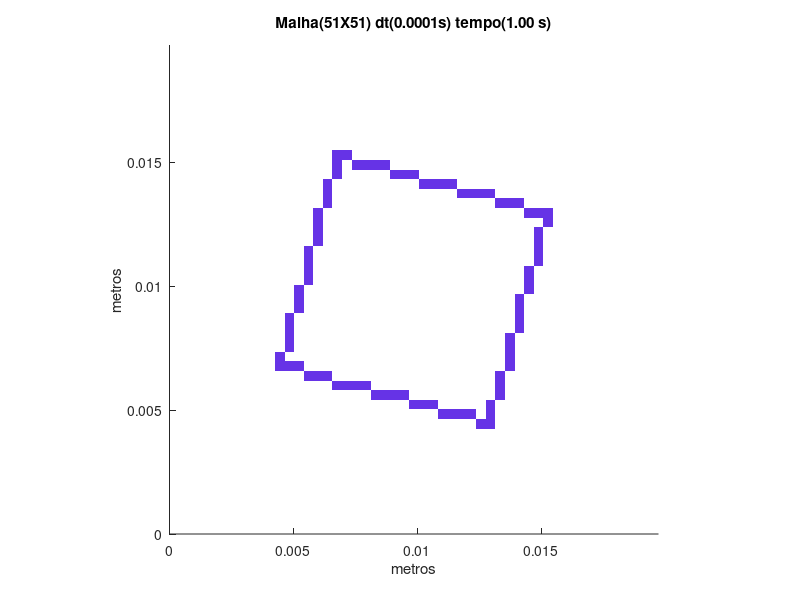

This chart was generated by the following MATLAB code:
set (gca,'PlotBoxAspectRatio',[1 1 1],'Xlim',[0,0.019735417997322],'Ylim',[0,0.019735417997322])
hold on
title('Malha(51X51) dt(0.0001s) tempo(1.00 s)')
hold on
ylabel('metros')
hold on
xlabel('metros')
hold on

fill([0.0123830073708687 0.0123830073708687 0.0127699763512084 0.0127699763512084],[0.00425665878373612 0.00464362776407577 0.00464362776407577 0.00425665878373612],[0.4,0.2,0.9],'LineStyle','none')

fill([0.0127699763512084 0.0127699763512084 0.013156945331548 0.013156945331548],[0.00425665878373612 0.00464362776407577 0.00464362776407577 0.00425665878373612],[0.4,0.2,0.9],'LineStyle','none')

fill([0.0108351314495101 0.0108351314495101 0.0112221004298498 0.0112221004298498],[0.00464362776407577 0.00503059674441541 0.00503059674441541 0.00464362776407577],[0.4,0.2,0.9],'LineStyle','none')

fill([0.0112221004298498 0.0112221004298498 0.0116090694101894 0.0116090694101894],[0.00464362776407577 0.00503059674441541 0.00503059674441541 0.00464362776407577],[0.4,0.2,0.9],'LineStyle','none')

fill([0.0116090694101894 0.0116090694101894 0.0119960383905291 0.0119960383905291],[0.00464362776407577 0.00503059674441541 0.00503059674441541 0.00464362776407577],[0.4,0.2,0.9],'LineStyle','none')

fill([0.0119960383905291 0.0119960383905291 0.0123830073708687 0.0123830073708687],[0.00464362776407577 0.00503059674441541 0.00503059674441541 0.00464362776407577],[0.4,0.2,0.9],'LineStyle','none')

fill([0.0127699763512084 0.0127699763512084 0.013156945331548 0.013156945331548],[0.00464362776407577 0.00503059674441541 0.00503059674441541 0.00464362776407577],[0.4,0.2,0.9],'LineStyle','none')

fill([0.00967422450849118 0.00967422450849118 0.0100611934888308 0.0100611934888308],[0.00503059674441541 0.00541756572475506 0.00541756572475506 0.00503059674441541],[0.4,0.2,0.9],'LineStyle','none')

fill([0.0100611934888308 0.0100611934888308 0.0104481624691705 0.0104481624691705],[0.00503059674441541 0.00541756572475506 0.00541756572475506 0.00503059674441541],[0.4,0.2,0.9],'LineStyle','none')

fill([0.0104481624691705 0.0104481624691705 0.0108351314495101 0.0108351314495101],[0.00503059674441541 0.00541756572475506 0.00541756572475506 0.00503059674441541],[0.4,0.2,0.9],'LineStyle','none')

fill([0.0127699763512084 0.0127699763512084 0.013156945331548 0.013156945331548],[0.00503059674441541 0.00541756572475506 0.00541756572475506 0.00503059674441541],[0.4,0.2,0.9],'LineStyle','none')

fill([0.00812634858713259 0.00812634858713259 0.00851331756747224 0.00851331756747224],[0.00541756572475506 0.00580453470509471 0.00580453470509471 0.00541756572475506],[0.4,0.2,0.9],'LineStyle','none')

fill([0.00851331756747224 0.00851331756747224 0.00890028654781188 0.00890028654781188],[0.00541756572475506 0.00580453470509471 0.00580453470509471 0.00541756572475506],[0.4,0.2,0.9],'LineStyle','none')

fill([0.00890028654781188 0.00890028654781188 0.00928725552815153 0.00928725552815153],[0.00541756572475506 0.00580453470509471 0.00580453470509471 0.00541756572475506],[0.4,0.2,0.9],'LineStyle','none')

fill([0.00928725552815153 0.00928725552815153 0.00967422450849118 0.00967422450849118],[0.00541756572475506 0.00580453470509471 0.00580453470509471 0.00541756572475506],[0.4,0.2,0.9],'LineStyle','none')

fill([0.013156945331548 0.013156945331548 0.0135439143118876 0.0135439143118876],[0.00541756572475506 0.00580453470509471 0.00580453470509471 0.00541756572475506],[0.4,0.2,0.9],'LineStyle','none')

fill([0.006578472665774 0.006578472665774 0.00696544164611365 0.00696544164611365],[0.00580453470509471 0.00619150368543435 0.00619150368543435 0.00580453470509471],[0.4,0.2,0.9],'LineStyle','none')

fill([0.00696544164611365 0.00696544164611365 0.00735241062645329 0.00735241062645329],[0.00580453470509471 0.00619150368543435 0.00619150368543435 0.00580453470509471],[0.4,0.2,0.9],'LineStyle','none')

fill([0.00735241062645329 0.00735241062645329 0.00773937960679294 0.00773937960679294],[0.00580453470509471 0.00619150368543435 0.00619150368543435 0.00580453470509471],[0.4,0.2,0.9],'LineStyle','none')

fill([0.00773937960679294 0.00773937960679294 0.00812634858713259 0.00812634858713259],[0.00580453470509471 0.00619150368543435 0.00619150368543435 0.00580453470509471],[0.4,0.2,0.9],'LineStyle','none')

fill([0.013156945331548 0.013156945331548 0.0135439143118876 0.0135439143118876],[0.00580453470509471 0.00619150368543435 0.00619150368543435 0.00580453470509471],[0.4,0.2,0.9],'LineStyle','none')

fill([0.00541756572475506 0.00541756572475506 0.00580453470509471 0.00580453470509471],[0.00619150368543435 0.006578472665774 0.006578472665774 0.00619150368543435],[0.4,0.2,0.9],'LineStyle','none')

fill([0.00580453470509471 0.00580453470509471 0.00619150368543435 0.00619150368543435],[0.00619150368543435 0.006578472665774 0.006578472665774 0.00619150368543435],[0.4,0.2,0.9],'LineStyle','none')

fill([0.00619150368543435 0.00619150368543435 0.006578472665774 0.006578472665774],[0.00619150368543435 0.006578472665774 0.006578472665774 0.00619150368543435],[0.4,0.2,0.9],'LineStyle','none')

fill([0.013156945331548 0.013156945331548 0.0135439143118876 0.0135439143118876],[0.00619150368543435 0.006578472665774 0.006578472665774 0.00619150368543435],[0.4,0.2,0.9],'LineStyle','none')

fill([0.00425665878373612 0.00425665878373612 0.00464362776407577 0.00464362776407577],[0.006578472665774 0.00696544164611365 0.00696544164611365 0.006578472665774],[0.4,0.2,0.9],'LineStyle','none')

fill([0.00464362776407577 0.00464362776407577 0.00503059674441541 0.00503059674441541],[0.006578472665774 0.00696544164611365 0.00696544164611365 0.006578472665774],[0.4,0.2,0.9],'LineStyle','none')

fill([0.00503059674441541 0.00503059674441541 0.00541756572475506 0.00541756572475506],[0.006578472665774 0.00696544164611365 0.00696544164611365 0.006578472665774],[0.4,0.2,0.9],'LineStyle','none')

fill([0.0135439143118876 0.0135439143118876 0.0139308832922273 0.0139308832922273],[0.006578472665774 0.00696544164611365 0.00696544164611365 0.006578472665774],[0.4,0.2,0.9],'LineStyle','none')

fill([0.00425665878373612 0.00425665878373612 0.00464362776407577 0.00464362776407577],[0.00696544164611365 0.00735241062645329 0.00735241062645329 0.00696544164611365],[0.4,0.2,0.9],'LineStyle','none')

fill([0.0135439143118876 0.0135439143118876 0.0139308832922273 0.0139308832922273],[0.00696544164611365 0.00735241062645329 0.00735241062645329 0.00696544164611365],[0.4,0.2,0.9],'LineStyle','none')

fill([0.00464362776407577 0.00464362776407577 0.00503059674441541 0.00503059674441541],[0.00735241062645329 0.00773937960679294 0.00773937960679294 0.00735241062645329],[0.4,0.2,0.9],'LineStyle','none')

fill([0.0135439143118876 0.0135439143118876 0.0139308832922273 0.0139308832922273],[0.00735241062645329 0.00773937960679294 0.00773937960679294 0.00735241062645329],[0.4,0.2,0.9],'LineStyle','none')

fill([0.00464362776407577 0.00464362776407577 0.00503059674441541 0.00503059674441541],[0.00773937960679294 0.00812634858713259 0.00812634858713259 0.00773937960679294],[0.4,0.2,0.9],'LineStyle','none')

fill([0.0135439143118876 0.0135439143118876 0.0139308832922273 0.0139308832922273],[0.00773937960679294 0.00812634858713259 0.00812634858713259 0.00773937960679294],[0.4,0.2,0.9],'LineStyle','none')

fill([0.00464362776407577 0.00464362776407577 0.00503059674441541 0.00503059674441541],[0.00812634858713259 0.00851331756747224 0.00851331756747224 0.00812634858713259],[0.4,0.2,0.9],'LineStyle','none')

fill([0.0139308832922273 0.0139308832922273 0.0143178522725669 0.0143178522725669],[0.00812634858713259 0.00851331756747224 0.00851331756747224 0.00812634858713259],[0.4,0.2,0.9],'LineStyle','none')

fill([0.00464362776407577 0.00464362776407577 0.00503059674441541 0.00503059674441541],[0.00851331756747224 0.00890028654781188 0.00890028654781188 0.00851331756747224],[0.4,0.2,0.9],'LineStyle','none')

fill([0.0139308832922273 0.0139308832922273 0.0143178522725669 0.0143178522725669],[0.00851331756747224 0.00890028654781188 0.00890028654781188 0.00851331756747224],[0.4,0.2,0.9],'LineStyle','none')

fill([0.00503059674441541 0.00503059674441541 0.00541756572475506 0.00541756572475506],[0.00890028654781188 0.00928725552815153 0.00928725552815153 0.00890028654781188],[0.4,0.2,0.9],'LineStyle','none')

fill([0.0139308832922273 0.0139308832922273 0.0143178522725669 0.0143178522725669],[0.00890028654781188 0.00928725552815153 0.00928725552815153 0.00890028654781188],[0.4,0.2,0.9],'LineStyle','none')

fill([0.00503059674441541 0.00503059674441541 0.00541756572475506 0.00541756572475506],[0.00928725552815153 0.00967422450849118 0.00967422450849118 0.00928725552815153],[0.4,0.2,0.9],'LineStyle','none')

fill([0.0139308832922273 0.0139308832922273 0.0143178522725669 0.0143178522725669],[0.00928725552815153 0.00967422450849118 0.00967422450849118 0.00928725552815153],[0.4,0.2,0.9],'LineStyle','none')

fill([0.00503059674441541 0.00503059674441541 0.00541756572475506 0.00541756572475506],[0.00967422450849118 0.0100611934888308 0.0100611934888308 0.00967422450849118],[0.4,0.2,0.9],'LineStyle','none')

fill([0.0143178522725669 0.0143178522725669 0.0147048212529066 0.0147048212529066],[0.00967422450849118 0.0100611934888308 0.0100611934888308 0.00967422450849118],[0.4,0.2,0.9],'LineStyle','none')

fill([0.00541756572475506 0.00541756572475506 0.00580453470509471 0.00580453470509471],[0.0100611934888308 0.0104481624691705 0.0104481624691705 0.0100611934888308],[0.4,0.2,0.9],'LineStyle','none')

fill([0.0143178522725669 0.0143178522725669 0.0147048212529066 0.0147048212529066],[0.0100611934888308 0.0104481624691705 0.0104481624691705 0.0100611934888308],[0.4,0.2,0.9],'LineStyle','none')

fill([0.00541756572475506 0.00541756572475506 0.00580453470509471 0.00580453470509471],[0.0104481624691705 0.0108351314495101 0.0108351314495101 0.0104481624691705],[0.4,0.2,0.9],'LineStyle','none')

fill([0.0143178522725669 0.0143178522725669 0.0147048212529066 0.0147048212529066],[0.0104481624691705 0.0108351314495101 0.0108351314495101 0.0104481624691705],[0.4,0.2,0.9],'LineStyle','none')

fill([0.00541756572475506 0.00541756572475506 0.00580453470509471 0.00580453470509471],[0.0108351314495101 0.0112221004298498 0.0112221004298498 0.0108351314495101],[0.4,0.2,0.9],'LineStyle','none')

fill([0.0147048212529066 0.0147048212529066 0.0150917902332462 0.0150917902332462],[0.0108351314495101 0.0112221004298498 0.0112221004298498 0.0108351314495101],[0.4,0.2,0.9],'LineStyle','none')

fill([0.00541756572475506 0.00541756572475506 0.00580453470509471 0.00580453470509471],[0.0112221004298498 0.0116090694101894 0.0116090694101894 0.0112221004298498],[0.4,0.2,0.9],'LineStyle','none')

fill([0.0147048212529066 0.0147048212529066 0.0150917902332462 0.0150917902332462],[0.0112221004298498 0.0116090694101894 0.0116090694101894 0.0112221004298498],[0.4,0.2,0.9],'LineStyle','none')

fill([0.00580453470509471 0.00580453470509471 0.00619150368543435 0.00619150368543435],[0.0116090694101894 0.0119960383905291 0.0119960383905291 0.0116090694101894],[0.4,0.2,0.9],'LineStyle','none')

fill([0.0147048212529066 0.0147048212529066 0.0150917902332462 0.0150917902332462],[0.0116090694101894 0.0119960383905291 0.0119960383905291 0.0116090694101894],[0.4,0.2,0.9],'LineStyle','none')

fill([0.00580453470509471 0.00580453470509471 0.00619150368543435 0.00619150368543435],[0.0119960383905291 0.0123830073708687 0.0123830073708687 0.0119960383905291],[0.4,0.2,0.9],'LineStyle','none')

fill([0.0147048212529066 0.0147048212529066 0.0150917902332462 0.0150917902332462],[0.0119960383905291 0.0123830073708687 0.0123830073708687 0.0119960383905291],[0.4,0.2,0.9],'LineStyle','none')

fill([0.00580453470509471 0.00580453470509471 0.00619150368543435 0.00619150368543435],[0.0123830073708687 0.0127699763512084 0.0127699763512084 0.0123830073708687],[0.4,0.2,0.9],'LineStyle','none')

fill([0.0150917902332462 0.0150917902332462 0.0154787592135859 0.0154787592135859],[0.0123830073708687 0.0127699763512084 0.0127699763512084 0.0123830073708687],[0.4,0.2,0.9],'LineStyle','none')

fill([0.00580453470509471 0.00580453470509471 0.00619150368543435 0.00619150368543435],[0.0127699763512084 0.013156945331548 0.013156945331548 0.0127699763512084],[0.4,0.2,0.9],'LineStyle','none')

fill([0.0143178522725669 0.0143178522725669 0.0147048212529066 0.0147048212529066],[0.0127699763512084 0.013156945331548 0.013156945331548 0.0127699763512084],[0.4,0.2,0.9],'LineStyle','none')

fill([0.0147048212529066 0.0147048212529066 0.0150917902332462 0.0150917902332462],[0.0127699763512084 0.013156945331548 0.013156945331548 0.0127699763512084],[0.4,0.2,0.9],'LineStyle','none')

fill([0.0150917902332462 0.0150917902332462 0.0154787592135859 0.0154787592135859],[0.0127699763512084 0.013156945331548 0.013156945331548 0.0127699763512084],[0.4,0.2,0.9],'LineStyle','none')

fill([0.00619150368543435 0.00619150368543435 0.006578472665774 0.006578472665774],[0.013156945331548 0.0135439143118876 0.0135439143118876 0.013156945331548],[0.4,0.2,0.9],'LineStyle','none')

fill([0.013156945331548 0.013156945331548 0.0135439143118876 0.0135439143118876],[0.013156945331548 0.0135439143118876 0.0135439143118876 0.013156945331548],[0.4,0.2,0.9],'LineStyle','none')

fill([0.0135439143118876 0.0135439143118876 0.0139308832922273 0.0139308832922273],[0.013156945331548 0.0135439143118876 0.0135439143118876 0.013156945331548],[0.4,0.2,0.9],'LineStyle','none')

fill([0.0139308832922273 0.0139308832922273 0.0143178522725669 0.0143178522725669],[0.013156945331548 0.0135439143118876 0.0135439143118876 0.013156945331548],[0.4,0.2,0.9],'LineStyle','none')

fill([0.00619150368543435 0.00619150368543435 0.006578472665774 0.006578472665774],[0.0135439143118876 0.0139308832922273 0.0139308832922273 0.0135439143118876],[0.4,0.2,0.9],'LineStyle','none')

fill([0.0116090694101894 0.0116090694101894 0.0119960383905291 0.0119960383905291],[0.0135439143118876 0.0139308832922273 0.0139308832922273 0.0135439143118876],[0.4,0.2,0.9],'LineStyle','none')

fill([0.0119960383905291 0.0119960383905291 0.0123830073708687 0.0123830073708687],[0.0135439143118876 0.0139308832922273 0.0139308832922273 0.0135439143118876],[0.4,0.2,0.9],'LineStyle','none')

fill([0.0123830073708687 0.0123830073708687 0.0127699763512084 0.0127699763512084],[0.0135439143118876 0.0139308832922273 0.0139308832922273 0.0135439143118876],[0.4,0.2,0.9],'LineStyle','none')

fill([0.0127699763512084 0.0127699763512084 0.013156945331548 0.013156945331548],[0.0135439143118876 0.0139308832922273 0.0139308832922273 0.0135439143118876],[0.4,0.2,0.9],'LineStyle','none')

fill([0.00619150368543435 0.00619150368543435 0.006578472665774 0.006578472665774],[0.0139308832922273 0.0143178522725669 0.0143178522725669 0.0139308832922273],[0.4,0.2,0.9],'LineStyle','none')

fill([0.0100611934888308 0.0100611934888308 0.0104481624691705 0.0104481624691705],[0.0139308832922273 0.0143178522725669 0.0143178522725669 0.0139308832922273],[0.4,0.2,0.9],'LineStyle','none')

fill([0.0104481624691705 0.0104481624691705 0.0108351314495101 0.0108351314495101],[0.0139308832922273 0.0143178522725669 0.0143178522725669 0.0139308832922273],[0.4,0.2,0.9],'LineStyle','none')

fill([0.0108351314495101 0.0108351314495101 0.0112221004298498 0.0112221004298498],[0.0139308832922273 0.0143178522725669 0.0143178522725669 0.0139308832922273],[0.4,0.2,0.9],'LineStyle','none')

fill([0.0112221004298498 0.0112221004298498 0.0116090694101894 0.0116090694101894],[0.0139308832922273 0.0143178522725669 0.0143178522725669 0.0139308832922273],[0.4,0.2,0.9],'LineStyle','none')

fill([0.006578472665774 0.006578472665774 0.00696544164611365 0.00696544164611365],[0.0143178522725669 0.0147048212529066 0.0147048212529066 0.0143178522725669],[0.4,0.2,0.9],'LineStyle','none')

fill([0.00890028654781188 0.00890028654781188 0.00928725552815153 0.00928725552815153],[0.0143178522725669 0.0147048212529066 0.0147048212529066 0.0143178522725669],[0.4,0.2,0.9],'LineStyle','none')

fill([0.00928725552815153 0.00928725552815153 0.00967422450849118 0.00967422450849118],[0.0143178522725669 0.0147048212529066 0.0147048212529066 0.0143178522725669],[0.4,0.2,0.9],'LineStyle','none')

fill([0.00967422450849118 0.00967422450849118 0.0100611934888308 0.0100611934888308],[0.0143178522725669 0.0147048212529066 0.0147048212529066 0.0143178522725669],[0.4,0.2,0.9],'LineStyle','none')

fill([0.006578472665774 0.006578472665774 0.00696544164611365 0.00696544164611365],[0.0147048212529066 0.0150917902332462 0.0150917902332462 0.0147048212529066],[0.4,0.2,0.9],'LineStyle','none')

fill([0.00735241062645329 0.00735241062645329 0.00773937960679294 0.00773937960679294],[0.0147048212529066 0.0150917902332462 0.0150917902332462 0.0147048212529066],[0.4,0.2,0.9],'LineStyle','none')

fill([0.00773937960679294 0.00773937960679294 0.00812634858713259 0.00812634858713259],[0.0147048212529066 0.0150917902332462 0.0150917902332462 0.0147048212529066],[0.4,0.2,0.9],'LineStyle','none')

fill([0.00812634858713259 0.00812634858713259 0.00851331756747224 0.00851331756747224],[0.0147048212529066 0.0150917902332462 0.0150917902332462 0.0147048212529066],[0.4,0.2,0.9],'LineStyle','none')

fill([0.00851331756747224 0.00851331756747224 0.00890028654781188 0.00890028654781188],[0.0147048212529066 0.0150917902332462 0.0150917902332462 0.0147048212529066],[0.4,0.2,0.9],'LineStyle','none')

fill([0.006578472665774 0.006578472665774 0.00696544164611365 0.00696544164611365],[0.0150917902332462 0.0154787592135859 0.0154787592135859 0.0150917902332462],[0.4,0.2,0.9],'LineStyle','none')

fill([0.00696544164611365 0.00696544164611365 0.00735241062645329 0.00735241062645329],[0.0150917902332462 0.0154787592135859 0.0154787592135859 0.0150917902332462],[0.4,0.2,0.9],'LineStyle','none')
